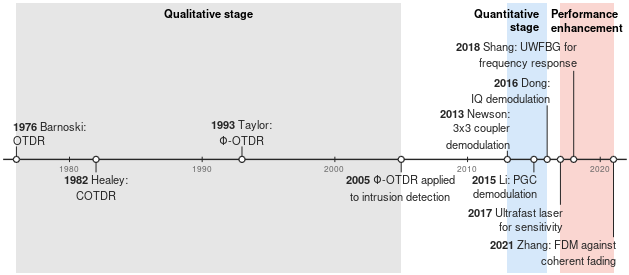
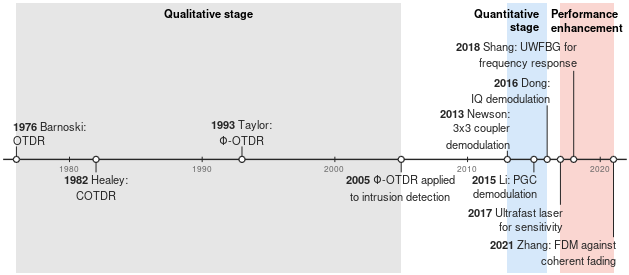

Recreate these plots in MATLAB, in order.
function fig_das_timeline
%FIG_DAS_TIMELINE  DAS development timeline, adapted from Shang et al., Sensors 2022, Fig. 1.
%  16 x 7 cm, Helvetica, exported to background/figures/das_timeline.{pdf,png}.
%  Labels of later events are right-aligned and sit on higher tiers than earlier
%  ones, so no stem ever crosses a label.

outdir = fullfile(fileparts(mfilename('fullpath')),'..','figures');
if ~exist(outdir,'dir'), mkdir(outdir); end

fnt = 'Helvetica';  fsz = 8;  fszT = 8;
ink = [0.15 0.15 0.15];
fig = figure('Units','centimeters','Position',[2 2 16 7],'Color','w','MenuBar','none', ...
    'PaperUnits','centimeters','PaperSize',[16 7],'PaperPosition',[0 0 16 7]);
ax = axes('Parent',fig,'Units','normalized','Position',[0.005 0.01 0.99 0.98]);
hold(ax,'on'); axis(ax,'off');
yl = [-10.5 14.5];
xlim(ax,[1975 2022]); ylim(ax,yl);

%% Background bands (flat light colours) with bold titles at the top
bands = { 1976 2005 [0.90 0.90 0.90]
          2013 2016 [0.84 0.91 0.98]
          2017 2021 [0.98 0.84 0.82] };
for i = 1:size(bands,1)
    patch(ax,[bands{i,1} bands{i,2} bands{i,2} bands{i,1}],yl([1 1 2 2]), ...
        bands{i,3},'EdgeColor','none');
end
ty = yl(2) - 0.4;
text(ax,1990.5,ty,'Qualitative stage','FontName',fnt,'FontSize',fszT,'FontWeight','bold', ...
    'HorizontalAlignment','center','VerticalAlignment','top');
text(ax,2015.4,ty,{'Quantitative','stage'},'FontName',fnt,'FontSize',fszT,'FontWeight','bold', ...
    'HorizontalAlignment','right','VerticalAlignment','top');
text(ax,2016.3,ty,{'Performance','enhancement'},'FontName',fnt,'FontSize',fszT,'FontWeight','bold', ...
    'HorizontalAlignment','left','VerticalAlignment','top');

%% Time axis with ticks
plot(ax,[1975 2022],[0 0],'-','Color',ink,'LineWidth',1);
for yr = 1980:10:2020
    plot(ax,[yr yr],[-0.25 0.25],'-','Color',ink,'LineWidth',0.6);
    text(ax,yr,-0.45,num2str(yr),'FontName',fnt,'FontSize',6,'Color',[0.4 0.4 0.4], ...
        'HorizontalAlignment','center','VerticalAlignment','top');
end

%% Events: year, label lines, side (+1 above / -1 below), stem height, alignment
y = @(yr) ['\bf' num2str(yr) '\rm '];
ev = { 1976 {[y(1976) 'Barnoski:'],'OTDR'}                              +1 1.2 'left'
       1982 {[y(1982) 'Healey:'],'COTDR'}                               -1 1.2 'center'
       1993 {[y(1993) 'Taylor:'],'\Phi-OTDR'}                           +1 1.2 'center'
       2005 {[y(2005) '\Phi-OTDR applied'],'to intrusion detection'}    -1 1.2 'center'
       2013 {[y(2013) 'Newson:'],'3x3 coupler','demodulation'}          +1 0.8 'right'
       2015 {[y(2015) 'Li: PGC'],'demodulation'}                        -1 1.2 'right'
       2016 {[y(2016) 'Dong:'],'IQ demodulation'}                       +1 5.0 'right'
       2017 {[y(2017) 'Ultrafast laser'],'for sensitivity'}              -1 4.2 'right'
       2018 {[y(2018) 'Shang: UWFBG for'],'frequency response'}         +1 8.2 'right'
       2021 {[y(2021) 'Zhang: FDM against'],'coherent fading'}          -1 7.2 'right' };
for i = 1:size(ev,1)
    yr = ev{i,1}; s = ev{i,3}; h = ev{i,4};
    plot(ax,[yr yr],[0 s*h],'-','Color',ink,'LineWidth',0.6);
    plot(ax,yr,0,'o','MarkerSize',4.5,'MarkerFaceColor','w','MarkerEdgeColor',ink,'LineWidth',0.9);
    if s > 0, va = 'bottom'; else, va = 'top'; end
    dx = 0.25 * (strcmp(ev{i,5},'right') - strcmp(ev{i,5},'left'));   % keep text off the stem
    text(ax,yr+dx,s*h+s*0.15,ev{i,2},'FontName',fnt,'FontSize',fsz,'Interpreter','tex', ...
        'HorizontalAlignment',ev{i,5},'VerticalAlignment',va,'Color',ink);
end

%% Export: vector PDF + 300 dpi PNG
print(fig,'-dpdf','-painters',fullfile(outdir,'das_timeline.pdf'));
print(fig,'-dpng','-r300',fullfile(outdir,'das_timeline.png'));
fprintf('Saved das_timeline.pdf / .png in %s\n', outdir);
end
